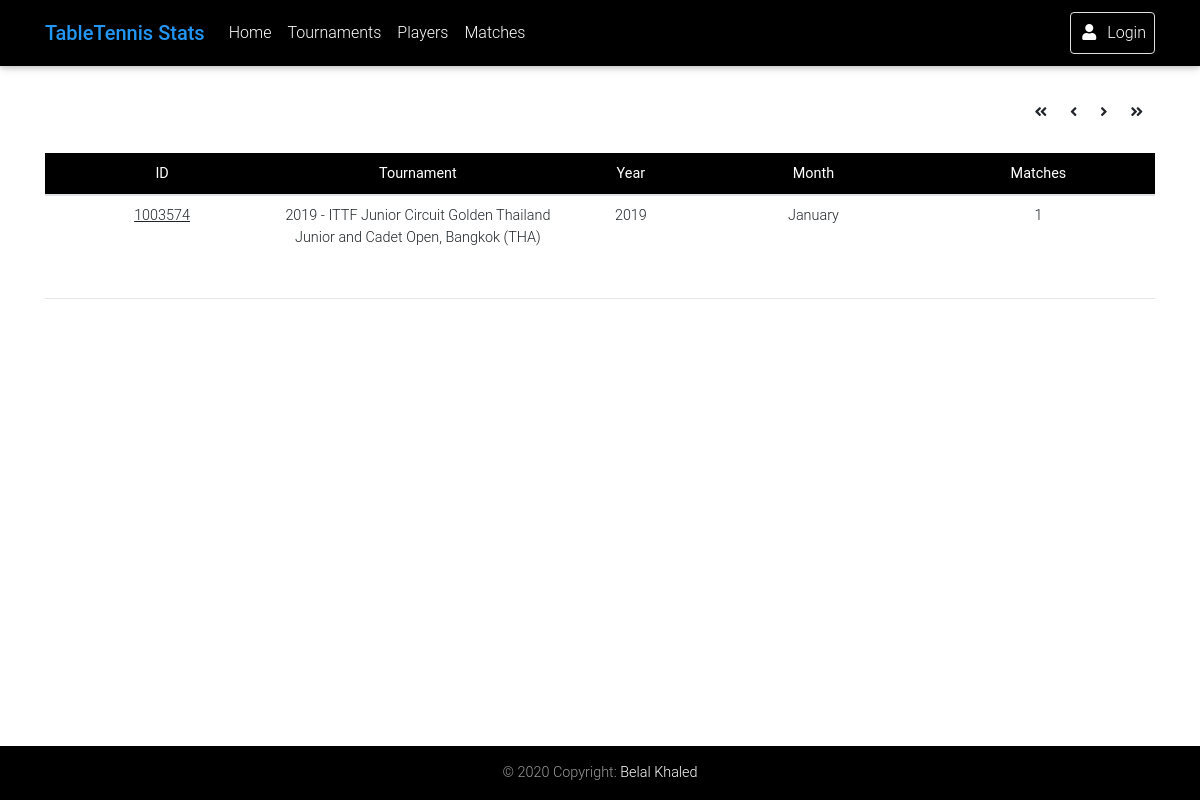
/tournaments.php, run on the app's committed database.
### tables this page shows
CREATE TABLE `tournaments` (
  `id` int(255) NOT NULL,
  `name` varchar(255) NOT NULL,
  `year` int(4) NOT NULL,
  `month` varchar(255) NOT NULL
);

### tournaments.php (the view, shortened to what this page needs)
<?php
require_once 'core/init.php';
?>
<!DOCTYPE html>
<html lang="en">
<head>
  <link rel="stylesheet" href="https://use.fontawesome.com/releases/v5.11.2/css/all.css">
  <link href="css/bootstrap.min.css" rel="stylesheet">
  <link href="css/mdb.min.css" rel="stylesheet">
  <link href="css/style.min.css" rel="stylesheet">
</head>
<body>
  <header>
    <nav class="navbar fixed-top navbar-expand-lg navbar-dark black scrolling-navbar">
      <div class="container">
        <a class="navbar-brand waves-effect" href="localhost/login.php" target="_blank">
          <strong class="blue-text">TableTennis Stats</strong>
        </a>
        <div class="collapse navbar-collapse" id="navbarSupportedContent">
          <ul class="navbar-nav mr-auto">
            <li class="nav-item">
              <a class="nav-link waves-effect" href="#">
                Home
              </a>
            </li>
            <li class="nav-item">
              <a class="nav-link waves-effect" href="localhost/tournaments.php" target="_blank">
                Tournaments
              </a>
            </li>
            <li class="nav-item">
              <a class="nav-link waves-effect" href="localhost/players.php" target="_blank">
                Players
              </a>
            </li>
            <li class="nav-item">
              <a class="nav-link waves-effect" href="localhost/matches.php" target="_blank">
                Matches
              </a>
            </li>
          </ul>
          <ul class="navbar-nav nav-flex-icons">
              <?php
                if(isset($_SESSION["loggedin"]) && $_SESSION["loggedin"] === true){
                  $current_user = $_SESSION["username"];
              ?>
              <li class="nav-item">
                <a href="panel.php" class="nav-link border border-light rounded waves-effect" target="_blank">
                  <i class="fas fa-user mr-2"></i>Welcome <?php echo $_SESSION["name"];?>
                </a>
              </li>
              <li class="nav-item">
                <a href="logout.php" class="nav-link">
                  Logout
                </a>
              </li>
              <?php }else {?>
              <li class="nav-item">
                <a href="login.php" class="nav-link border border-light rounded waves-effect" target="_blank">
                  <i class="fas fa-user mr-2"></i>Login
                </a>
              </li>
              <?php }?>
          </ul>
        </div>
      </div>
    </nav>
  </header>
  <main class="mt-5 pt-5">
    <div class="container">
        <section class="text-center">
            <div class="row mb-4 wow fadeIn">
                <div class="col">
                    <table class="table table-hover table-sm">
                        <thead class="black white-text">
                            <tr>
                            <th scope="col">ID</th>
                            <th scope="col">Tournament</th>
                            <th scope="col">Year</th>
                            <th scope="col">Month</th>
                            <th scope="col">Matches</th>
                        </tr>
                        </thead>
                        <tbody>
                            <?php
                                if (isset($_GET['pageno'])) {
                                    $pageno = $_GET['pageno'];
                                } else {
                                    $pageno = 1;
                                }
                                $no_of_records_per_page = 10;
                                $offset = ($pageno-1) * $no_of_records_per_page;
                                $total_pages_sql = "SELECT COUNT(*) FROM matches";
                                $resultPage = mysqli_query($link,$total_pages_sql);
                                $total_rows = mysqli_fetch_array($resultPage)[0];
                                $total_pages = ceil($total_rows / $no_of_records_per_page);
                                $query = "SELECT * FROM tournaments LIMIT $offset,$no_of_records_per_page";
                                if($result = mysqli_query($link, $query)){
                                    if(mysqli_num_rows($result) > 0){
                                        while($row = mysqli_fetch_array($result)){
                                            $tournamentID = $row['id'];
                                            $query_2 = "SELECT COUNT(*) FROM matches WHERE tournamentID = '$tournamentID'";
                                            if($result_2 = mysqli_query($link, $query_2)){
                                                $num_rows = mysqli_num_rows($result_2);
                                                }
                                            echo "<tr>";
                                            echo '<td><u><a href="matches.php?tournamentID='.$row['id'].'" target="__blank">'.$row['id'].'</a></u></td>';
                                            echo "<td class='w-25'>".$row['name']."</td>";
                                            echo "<td>".$row['year']."</td>";
                                            echo "<td>".$row['month']."</td>";
                                            echo "<td>".$num_rows."</td>";
                                            echo "</tr>";
                                        }
                                    }
                                }
                            ?>
                            <tr>
                                <ul class="pagination pg-blue justify-content-end">
                                    <li class="page-item">
                                        <a href="?pageno=1" class="page-link"><i class="fas fa-angle-double-left"></i></a>
                                    </li>
                                    <li class="<?php if($pageno <= 1){ echo ''; } ?> page-item">
                                        <a href="<?php if($pageno <= 1){ echo '#'; } else { echo "?pageno=".($pageno - 1); } ?>" class="page-link">
                                            <i class="fas fa-angle-left"></i>
                                        </a>
                                    </li>
                                    <li class="<?php if($pageno >= $total_pages){ echo ''; } ?> page-item">
                                        <a href="<?php if($pageno >= $total_pages){ echo '#'; } else { echo "?pageno=".($pageno + 1); } ?>" class="page-link">
                                            <i class="fas fa-angle-right"></i>
                                        </a>
                                    </li>
                                    <li class="page-item"><a href="?pageno=<?php echo $total_pages; ?>" class="page-link"><i class="fas fa-angle-double-right"></i></a>
                                    </li>
                                </ul>
                            </tr>
                        </tbody>
                    </table>
                </div>
            </div>
            <hr>
        </section>
    </div>
  </main>
  <footer class="page-footer text-center font-small mdb-color darken-2 mt-4 wow fadeIn">
    <div class="footer-copyright py-3">
      © 2020 Copyright:
      <a href="index.php" target="_blank"> Belal Khaled </a>
    </div>
  </footer>
</body>
</html>

### data on the page
tournaments: id "1003574", name "2019 - ITTF Junior Circuit Golden Thailand Junior and Cadet Open, Bangkok (THA)", year "2019", month "January", num_rows "1"
